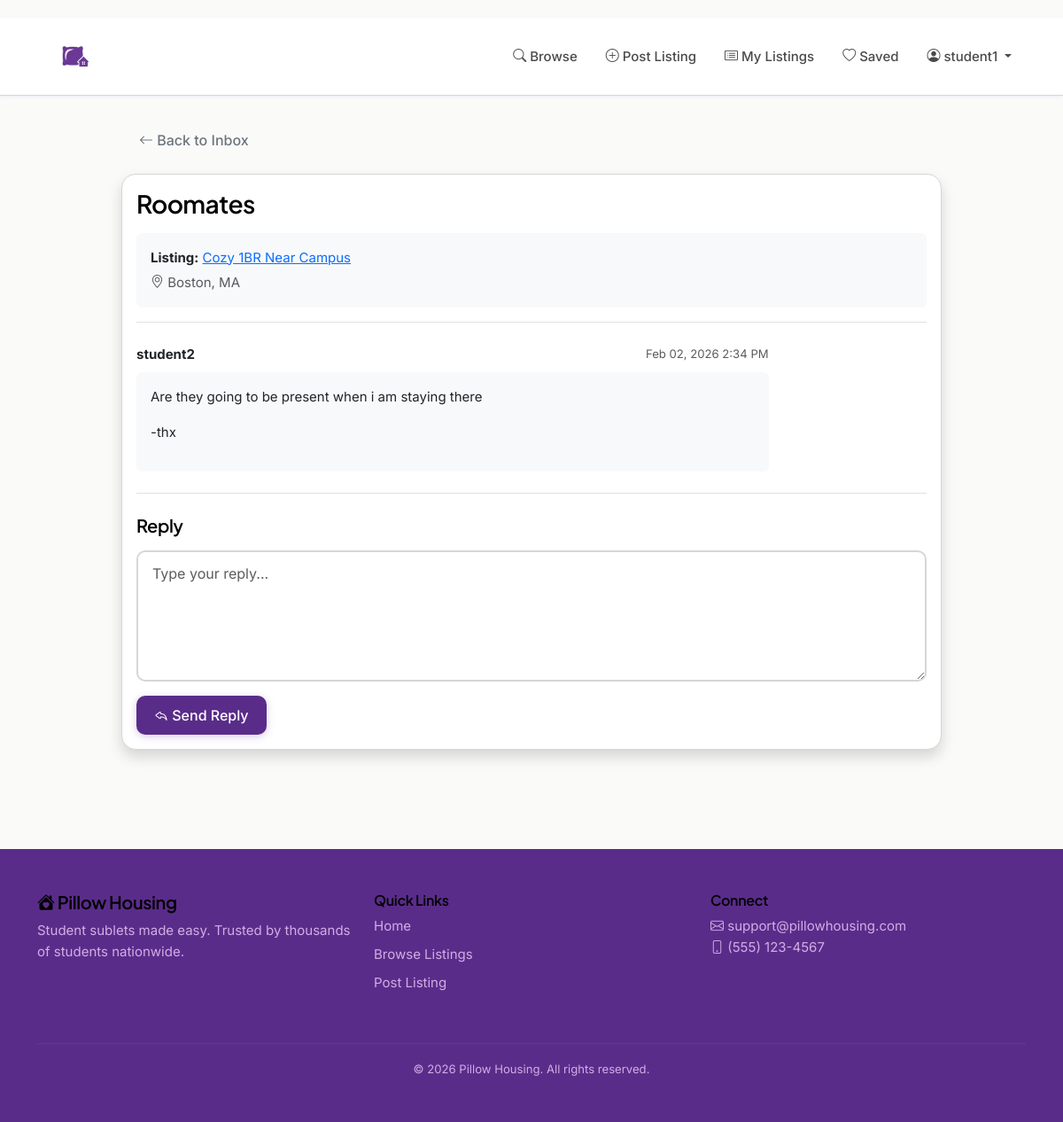
/messages/2/ (signed in), run on the app's committed database.
### accounts/models.py (models this page shows, shortened)
class User(AbstractUser):
    school = models.CharField(max_length=200, blank=True)
    grad_year = models.IntegerField(null=True, blank=True)
    avatar = models.ImageField(upload_to='avatars/', null=True, blank=True)

### listings/models.py (models this page shows, shortened)
class Message(models.Model):
    listing = models.ForeignKey(Listing, on_delete=models.CASCADE, related_name='messages')
    sender = models.ForeignKey(User, on_delete=models.CASCADE, related_name='sent_messages')
    recipient = models.ForeignKey(User, on_delete=models.CASCADE, related_name='received_messages')
    subject = models.CharField(max_length=200)
    body = models.TextField()
    is_read = models.BooleanField(default=False)
    created_at = models.DateTimeField(auto_now_add=True)
    parent_message = models.ForeignKey('self', null=True, blank=True, on_delete=models.SET_NULL, related_name='replies')
    class Meta:
        ordering = ['-created_at']

class Listing(models.Model):
    owner = models.ForeignKey(User, on_delete=models.CASCADE, related_name='listings')
    title = models.CharField(max_length=200)
    description = models.TextField()
    posting_type = models.CharField(max_length=20, choices=POSTING_TYPE_CHOICES, default='offering')
    listing_type = models.CharField(max_length=10, choices=LISTING_TYPE_CHOICES, default='full')
    rent = models.DecimalField(max_digits=10, decimal_places=2)
    beds = models.IntegerField()
    baths = models.DecimalField(max_digits=3, decimal_places=1)
    address = models.CharField(max_length=255)
    city = models.CharField(max_length=100)
    state = models.CharField(max_length=50)
    zip_code = models.CharField(max_length=10)
    latitude = models.FloatField(null=True, blank=True)
    longitude = models.FloatField(null=True, blank=True)
    furnished = models.BooleanField(default=False)
    pets_allowed = models.BooleanField(default=False)
    washer_dryer_in_unit = models.BooleanField(default=False)
    dishwasher = models.BooleanField(default=False)
    air_conditioning = models.BooleanField(default=False)
    heating = models.BooleanField(default=False)
    balcony = models.BooleanField(default=False)
    gym = models.BooleanField(default=False)
    pool = models.BooleanField(default=False)
    parking = models.BooleanField(default=False)
    parking_spaces = models.IntegerField(null=True, blank=True, help_text="Number of parking spaces")
    doorman = models.BooleanField(default=False)
    elevator = models.BooleanField(default=False)
    laundry_in_building = models.BooleanField(default=False)
    bike_storage = models.BooleanField(default=False)
    electricity_included = models.BooleanField(default=False)
    water_included = models.BooleanField(default=False)
    gas_included = models.BooleanField(default=False)
    internet_included = models.BooleanField(default=False)
    cable_included = models.BooleanField(default=False)
    has_roommates = models.BooleanField(default=False)
    number_of_roommates = models.IntegerField(null=True, blank=True)
    roommate_gender = models.CharField(max_length=20, choices=ROOMMATE_GENDER_CHOICES, default='any', blank=True)
    duration_type = models.CharField(max_length=20, choices=DURATION_CHOICES, default='custom')
    lease_start = models.DateField()
    lease_end = models.DateField()
    status = models.CharField(max_length=20, choices=STATUS_CHOICES, default='active')
    is_boosted = models.BooleanField(default=False)
    boosted_until = models.DateTimeField(null=True, blank=True)
    created_at = models.DateTimeField(auto_now_add=True)
    updated_at = models.DateTimeField(auto_now=True)
    last_bumped = models.DateTimeField(null=True, blank=True)
    class Meta:
        ordering = ['-is_boosted', '-last_bumped', '-created_at']

### listings/views.py (the view, shortened to what this page needs)
# urls.py: path('messages/<int:pk>/', views.message_detail, name='message_detail'),
@login_required
def message_detail(request, pk):
    message = get_object_or_404(Message, pk=pk)
    if message.recipient != request.user and message.sender != request.user:
        messages.error(request, 'You do not have permission to view this message.')
        return redirect('inbox')
    if message.recipient == request.user and not message.is_read:
        message.is_read = True
        message.save()
    if message.parent_message:
        thread = Message.objects.filter(
            Q(pk=message.parent_message.pk) |
            Q(parent_message=message.parent_message)
        ).order_by('created_at')
    else:
        thread = Message.objects.filter(
            Q(pk=message.pk) |
            Q(parent_message=message)
        ).order_by('created_at')
    context = {
        'message': message,
        'thread': thread,
    }
    return render(request, 'listings/message_detail.html', context)

### templates/listings/message_detail.html (shortened to what this page needs)
{% extends 'base.html' %}
{% block content %}
<div class="container py-5">
    <div class="row justify-content-center">
        <div class="col-md-10">
            <div class="mb-3">
                <a href="{% url 'inbox' %}" class="btn btn-outline-secondary">
                    <i class="bi bi-arrow-left"></i> Back to Inbox
                </a>
            </div>
            <div class="card shadow">
                <div class="card-body">
                    <div class="border-bottom pb-3 mb-4">
                        <h3 class="mb-3">{{ message.subject }}</h3>
                        <div class="bg-light p-3 rounded">
                            <p class="mb-1">
                                <strong>Listing:</strong>
                                <a href="{% url 'listing_detail' message.listing.pk %}">{{ message.listing.title }}</a>
                            </p>
                            <p class="mb-0 text-muted">
                                <i class="bi bi-geo-alt"></i> {{ message.listing.city }}, {{ message.listing.state }}
                            </p>
                        </div>
                    </div>
                    <div class="conversation-thread">
                        {% for msg in thread %}
                            <div class="message-bubble mb-4 {% if msg.sender == user %}ms-auto{% endif %}" style="max-width: 80%;">
                                <div class="d-flex justify-content-between align-items-center mb-2">
                                    <strong>{{ msg.sender.username }}</strong>
                                    <small class="text-muted">{{ msg.created_at|date:"M d, Y g:i A" }}</small>
                                </div>
                                <div class="p-3 rounded {% if msg.sender == user %}bg-primary text-white{% else %}bg-light{% endif %}">
                                    {{ msg.body|linebreaks }}
                                </div>
                            </div>
                        {% endfor %}
                    </div>
                    <div class="border-top pt-4 mt-4">
                        <h5 class="mb-3">Reply</h5>
                        <form method="post">
                            <div class="mb-3">
                                <textarea name="reply_body" class="form-control" rows="5" placeholder="Type your reply..." required></textarea>
                            </div>
                            <button type="submit" class="btn btn-primary">
                                <i class="bi bi-reply"></i> Send Reply
                            </button>
                        </form>
                    </div>
                </div>
            </div>
        </div>
    </div>
</div>
{% endblock %}

### templates/base.html (shortened to what this page needs)
{% load static %}
<!DOCTYPE html>
<html lang="en">
<head>
    <link href="https://cdn.jsdelivr.net/npm/bootstrap@5.3.0/dist/css/bootstrap.min.css" rel="stylesheet">
    <link rel="stylesheet" href="https://cdn.jsdelivr.net/npm/bootstrap-icons@1.10.0/font/bootstrap-icons.css">
    <link rel="stylesheet" href="https://unpkg.com/leaflet@1.9.4/dist/leaflet.css" />
    <link rel="stylesheet" href="{% static 'css/custom.css' %}">
</head>
<body>
    <nav class="navbar navbar-expand-lg navbar-light sticky-top">
        <div class="container">
            <a class="navbar-brand d-flex align-items-center" href="{% url 'landing' %}">
                <img src="{% static 'images/logo.jpg' %}" alt="Pillow Housing">
            </a>
            <div class="collapse navbar-collapse" id="navbarNav">
                <ul class="navbar-nav ms-auto">
                    <li class="nav-item">
                        <a class="nav-link" href="{% url 'search_results' %}">
                            <i class="bi bi-search"></i> Browse
                        </a>
                    </li>
                    {% if user.is_authenticated %}
                        <li class="nav-item">
                            <a class="nav-link" href="{% url 'create_listing' %}">
                                <i class="bi bi-plus-circle"></i> Post Listing
                            </a>
                        </li>
                        <li class="nav-item">
                            <a class="nav-link" href="{% url 'my_listings' %}">
                                <i class="bi bi-card-list"></i> My Listings
                            </a>
                        </li>
                        <li class="nav-item">
                            <a class="nav-link" href="{% url 'saved_listings' %}">
                                <i class="bi bi-heart"></i> Saved
                            </a>
                        </li>
                        <li class="nav-item dropdown">
                            <a class="nav-link dropdown-toggle" href="#" id="navbarDropdown" role="button" data-bs-toggle="dropdown">
                                <i class="bi bi-person-circle"></i> {{ user.username }}
                            </a>
                        </li>
                    {% endif %}
                </ul>
            </div>
        </div>
    </nav>
    <main>
        {% block content %}{% endblock %}
    </main>
    <footer class="text-white py-5">
        <div class="container">
            <div class="row">
                <div class="col-md-4 mb-4">
                    <h5><i class="bi bi-house-heart-fill"></i> Pillow Housing</h5>
                    <p style="color: var(--accent-lavender);">Student sublets made easy. Trusted by thousands of students nationwide.</p>
                </div>
                <div class="col-md-4 mb-4">
                    <h6>Quick Links</h6>
                    <ul class="list-unstyled">
                        <li class="mb-2"><a href="{% url 'landing' %}" class="text-decoration-none">Home</a></li>
                        <li class="mb-2"><a href="{% url 'search_results' %}" class="text-decoration-none">Browse Listings</a></li>
                        {% if user.is_authenticated %}
                            <li class="mb-2"><a href="{% url 'create_listing' %}" class="text-decoration-none">Post Listing</a></li>
                        {% endif %}
                    </ul>
                </div>
                <div class="col-md-4 mb-4">
                    <h6>Connect</h6>
                    <p style="color: var(--accent-lavender);">
                        <i class="bi bi-envelope"></i> support@pillowhousing.com<br>
                        <i class="bi bi-phone"></i> (555) 123-4567
                    </p>
                </div>
            </div>
            <hr style="background-color: rgba(255,255,255,0.2); border: none; height: 1px;">
            <div class="text-center mt-3" style="color: var(--accent-lavender);">
                <small>&copy; 2026 Pillow Housing. All rights reserved.</small>
            </div>
        </div>
    </footer>
</body>
</html>

### static/css/custom.css (style rules this page uses)
.sticky-top { top: 20px; }
.btn { transition: all 0.2s ease; }
img { transition: opacity 0.3s ease; }

### templates/base.html (style rules this page uses)
:root { --primary-purple: #5a2c8a; --primary-purple-light: #6d3996; --accent-lavender: #d0aee4; --neutral-gray: #d8d5d5; --text-black: #000000; --white: #ffffff; --background: #fafaf9; --surface: #ffffff; --text-primary: #000000; --text-secondary: #4a4a4a; --text-muted: #6b7280; --shadow-sm: 0 1px 3px rgba(90, 44, 138, 0.08); --shadow-md: 0 4px 12px rgba(90, 44, 138, 0.12); --shadow-lg: 0 12px 32px rgba(90, 44, 138, 0.18); }
* { margin: 0; padding: 0; box-sizing: border-box; }
body { font-family: 'Inter', -apple-system, BlinkMacSystemFont, 'Segoe UI', sans-serif; background-color: var(--background); color: var(--text-primary); line-height: 1.6; font-size: 15px; }
h1, h2, h3, h4, h5, h6 { font-family: 'Plus Jakarta Sans', 'Inter', sans-serif; font-weight: 600; color: var(--text-primary); letter-spacing: -0.02em; }
.navbar { background-color: var(--white) !important; border-bottom: 1px solid var(--neutral-gray); box-shadow: var(--shadow-sm); padding: 1rem 0; }
.navbar-brand { font-family: 'Plus Jakarta Sans', sans-serif; font-weight: 800; font-size: 1.5rem; color: var(--primary-purple) !important; }
.navbar-brand img { height: 45px; transition: transform 0.2s; }
.nav-link { color: var(--text-secondary) !important; font-weight: 500; transition: all 0.2s; padding: 0.5rem 1rem !important; border-radius: 8px; }
.btn { font-weight: 500; border-radius: 10px; padding: 0.625rem 1.25rem; transition: all 0.2s; border: none; }
.btn-primary { background-color: var(--primary-purple); color: white; box-shadow: 0 2px 8px rgba(90, 44, 138, 0.25); }
.card { background-color: var(--surface); border: 1px solid var(--neutral-gray); border-radius: 16px; box-shadow: var(--shadow-sm); transition: all 0.3s; }
.form-control, .form-select { border: 2px solid var(--neutral-gray); border-radius: 10px; padding: 0.75rem 1rem; transition: all 0.2s; }
footer { background-color: var(--primary-purple); color: white; margin-top: 4rem; }
footer a { color: var(--accent-lavender); transition: all 0.2s; }

### data on the page
User: username "student1"
Message: subject "Roomates", listing "Cozy 1BR Near Campus", listing.city "Boston", listing.state "MA", sender.username "student2", created_at "Feb 02, 2026 2:34 PM", body "Are they going to be present when i am staying there -thx"
